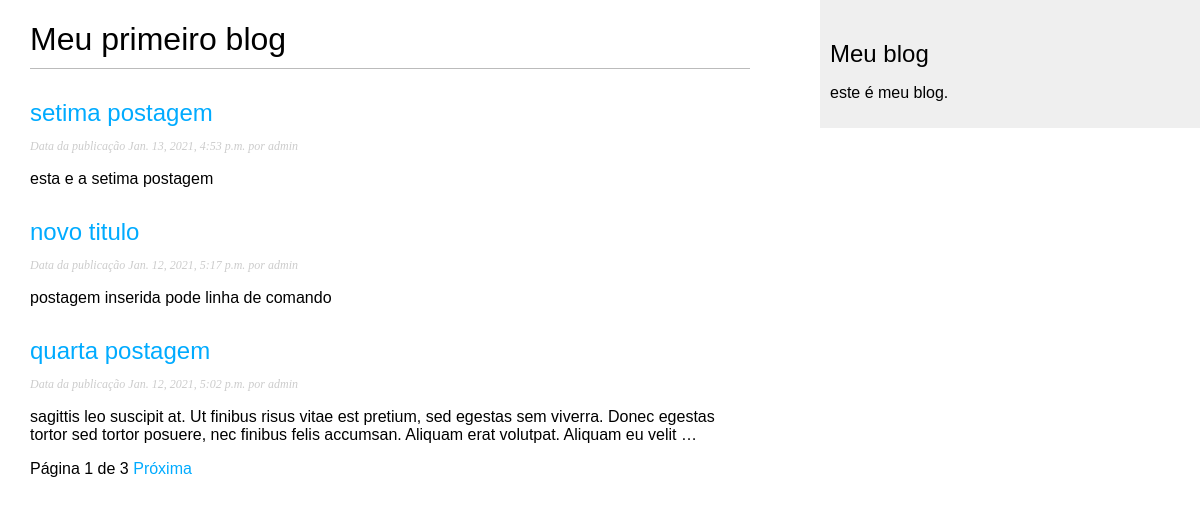
Screenshot of /blog/ with the database file from the repository.
### blog/models.py (models this page shows, shortened)
class Postagem(models.Model):
    STATUS_CHOICE = (('rascunho', 'Rascunho'), ('publicado', 'Publicado'))
    titulo = models.CharField(max_length=250)
    rotulo = models.SlugField(max_length=250, unique_for_date='data_publicacao')
    autor = models.ForeignKey(User, on_delete=models.CASCADE, related_name='blog_postagem')
    mensagem = models.TextField()
    data_publicacao = models.DateTimeField(default=timezone.now)
    data_criacao = models.DateTimeField(auto_now_add=True)
    data_atualizacao = models.DateTimeField(auto_now_add=True)
    status = models.CharField(max_length=10, choices=STATUS_CHOICE, default='rascunho')
    objects = models.Manager()
    publicado = GerenciarPostagem()
    def get_absolute_url(self):
        return reverse('blog:detalhe_postagem',
                        args=[self.data_publicacao.year,
                        self.data_publicacao.month,
                        self.data_publicacao.day,
                        self.rotulo])
    class Meta:
        ordering = ("-data_publicacao",)

### blog/views.py (the view)
# urls.py: path('', views.lista_postagem, name='lista_postagem'),
def lista_postagem(request):
    lista_objetos = Postagem.publicado.all()
    paginacao = Paginator(lista_objetos, 3)
    pagina = request.GET.get('page')
    try:
        posts = paginacao.page(pagina)
    except PageNotAnInteger:
        posts = paginacao.page(1)
    except EmptyPage:
        posts = paginacao.page(paginacao.num_pages)
    return render(request, 'blog/postagem/lista.html', {'pagina': pagina, 'posts':posts})

### blog/models.py (called while the page is built)
    def get_queryset(self):
        return super (GerenciarPostagem,self).get_queryset().filter(status='publicado')

### blog/templates/blog/postagem/lista.html (shortened to what this page needs)
{% extends "blog/base.html" %}
{% block content %}
    <h1> Meu primeiro blog </h1>
    {% for post in posts %}
        <h2> <a href="{{ post.get_absolute_url }}">{{ post.titulo }}</a></h2>
        <p class="data">
            Data da publicação {{ post.data_publicacao }} por {{ post.autor}}
        </p>
        {{ post.mensagem|truncatewords:30|linebreaks}}
    {% endfor%}
        {% include "paginacao.html" with pagina=posts %}
{% endblock %}

### blog/templates/blog/base.html (shortened to what this page needs)
{% load static %}
<!DOCTYPE html>
<html lang="en">
<head>
    <link href="{% static "css/blog.css" %}" rel="stylesheet">
</head>
<body>
    <div id="content">
        {% block content %}
        {% endblock %}
    </div>
    <div id="sidebar">
        <h2>Meu blog</h2>
        <p> este é meu blog.</p>
    </div>
</body>
</html>

### blog/templates/paginacao.html (shortened to what this page needs)
<div class="paginator">
    <span class="'step-links">
        <span class="current">
            Página {{ pagina.number }} de {{ pagina.paginator.num_pages }}
        </span>
        {% if pagina.has_next %}
        <a href="?page={{ pagina.next_page_number }}">Próxima </a>
        {% endif %}
    </span>
</div>

### blog/static/css/blog.css (style rules this page uses)
body { margin:0; padding:0; font-family:helvetica, sans-serif; }
a { color:#00abff; text-decoration:none; }
h1 { font-weight:normal; border-bottom:1px solid #bbb; padding:0 0 10px 0; }
h2 { font-weight:normal; margin:30px 0 0; }
#content { float:left; width:60%; padding:0 0 0 30px; }
#sidebar { float:right; width:30%; padding:10px; background:#efefef; height:100%; }
p.data { color:#ccc; font-family: georgia, serif; font-size: 12px; font-style: italic; }

### rows the page displays
Postagem: titulo "setima postagem", data_publicacao "Jan. 13, 2021, 4:53 p.m.", autor "admin", mensagem "esta e a setima postagem"
Postagem: titulo "novo titulo", data_publicacao "Jan. 12, 2021, 5:17 p.m.", autor "admin", mensagem "postagem inserida pode linha de comando"
Postagem: titulo "quarta postagem", data_publicacao "Jan. 12, 2021, 5:02 p.m.", autor "admin", mensagem "sagittis leo suscipit at. Ut finibus risus vitae est pretium, sed egestas sem viverra. Donec egestas tortor sed tortor posuere, nec finibus felis accumsan. Aliquam erat volutpat. Aliquam eu velit …"

### other values shown
{{ pagina.number }} "1"
{{ pagina.paginator.num_pages }} "3"
